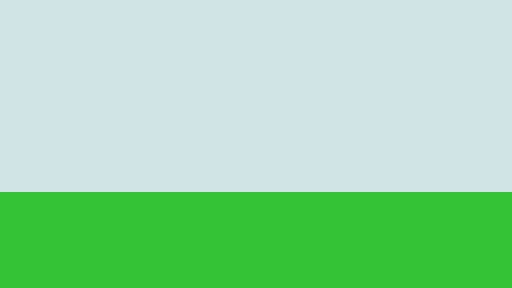

This is a level from a 2D game, rendered from its Tiled map with the project's own tilesets. A one-line summary and the complete map file follow:
An orthogonal 16x9 tile map with 32x32 px tiles, 2 tile layers (Tile Layer 1, Tile Layer 2), 2 tilesets.

<map version="1.2" tiledversion="1.2.2" orientation="orthogonal" renderorder="right-down" width="16" height="9" tilewidth="32" tileheight="32" infinite="0" nextlayerid="3" nextobjectid="1">
 <tileset firstgid="1" name="tile_background" tilewidth="32" tileheight="32" tilecount="1" columns="0">
  <grid orientation="orthogonal" width="1" height="1" />
  <tile id="0">
   <image width="32" height="32" source="tiles/tile_background.png" />
  </tile>
 </tileset>
 <tileset firstgid="2" name="tile_ground" tilewidth="32" tileheight="32" tilecount="1" columns="0">
  <grid orientation="orthogonal" width="1" height="1" />
  <tile id="0">
   <image width="32" height="32" source="tiles/tile_ground.png" />
  </tile>
 </tileset>
 <layer id="1" name="Tile Layer 1" width="16" height="9">
  <data encoding="csv">
1,1,1,1,1,1,1,1,1,1,1,1,1,1,1,1,
1,1,1,1,1,1,1,1,1,1,1,1,1,1,1,1,
1,1,1,1,1,1,1,1,1,1,1,1,1,1,1,1,
1,1,1,1,1,1,1,1,1,1,1,1,1,1,1,1,
1,1,1,1,1,1,1,1,1,1,1,1,1,1,1,1,
1,1,1,1,1,1,1,1,1,1,1,1,1,1,1,1,
1,1,1,1,1,1,1,1,1,1,1,1,1,1,1,1,
1,1,1,1,1,1,1,1,1,1,1,1,1,1,1,1,
1,1,1,1,1,1,1,1,1,1,1,1,1,1,1,1
</data>
 </layer>
 <layer id="2" name="Tile Layer 2" width="16" height="9">
  <data encoding="csv">
0,0,0,0,0,0,0,0,0,0,0,0,0,0,0,0,
0,0,0,0,0,0,0,0,0,0,0,0,0,0,0,0,
0,0,0,0,0,0,0,0,0,0,0,0,0,0,0,0,
0,0,0,0,0,0,0,0,0,0,0,0,0,0,0,0,
0,0,0,0,0,0,0,0,0,0,0,0,0,0,0,0,
0,0,0,0,0,0,0,0,0,0,0,0,0,0,0,0,
2,2,2,2,2,2,2,2,2,2,2,2,2,2,2,2,
2,2,2,2,2,2,2,2,2,2,2,2,2,2,2,2,
2,2,2,2,2,2,2,2,2,2,2,2,2,2,2,2
</data>
 </layer>
</map>
